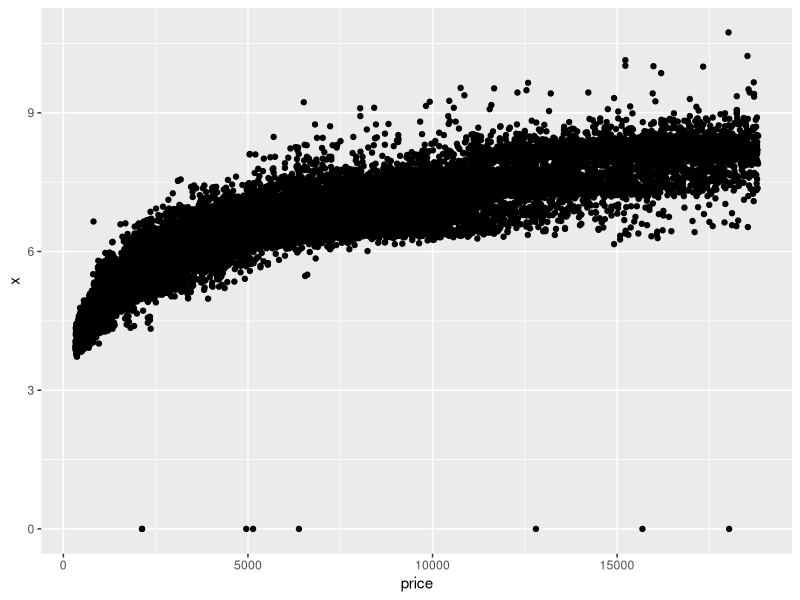
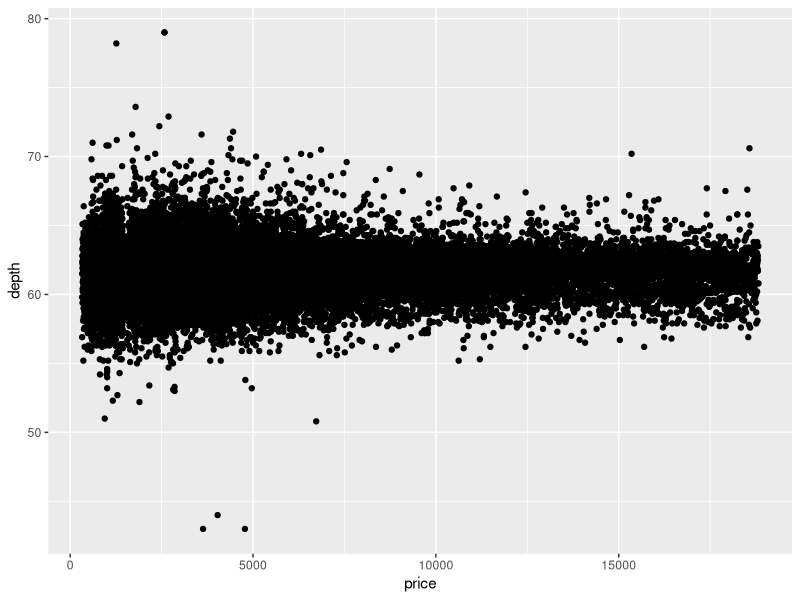
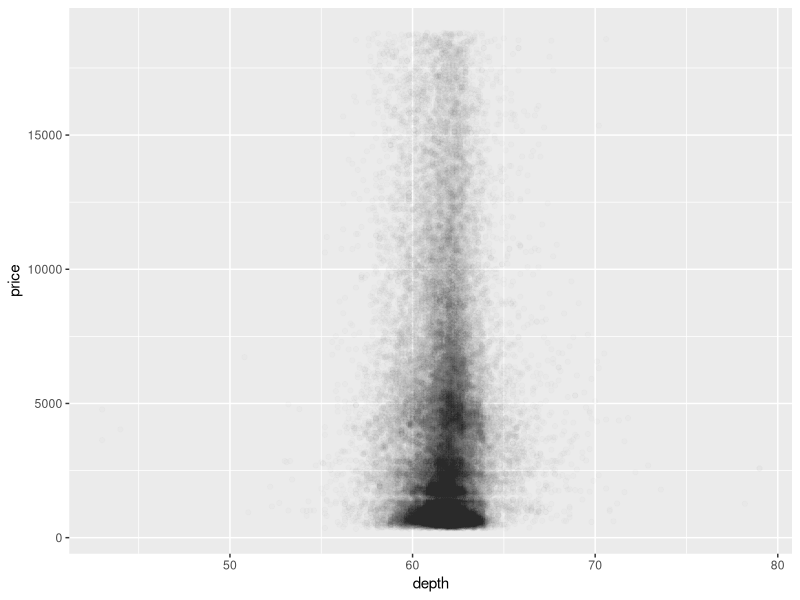
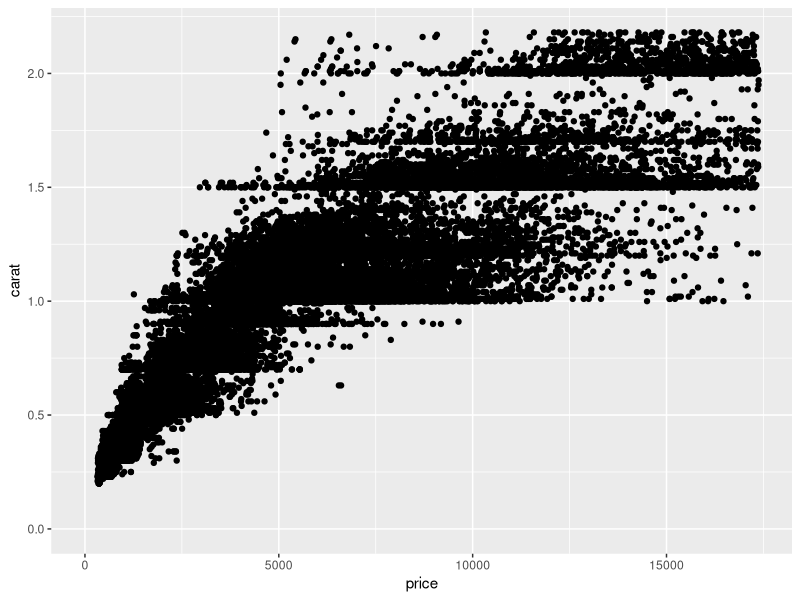
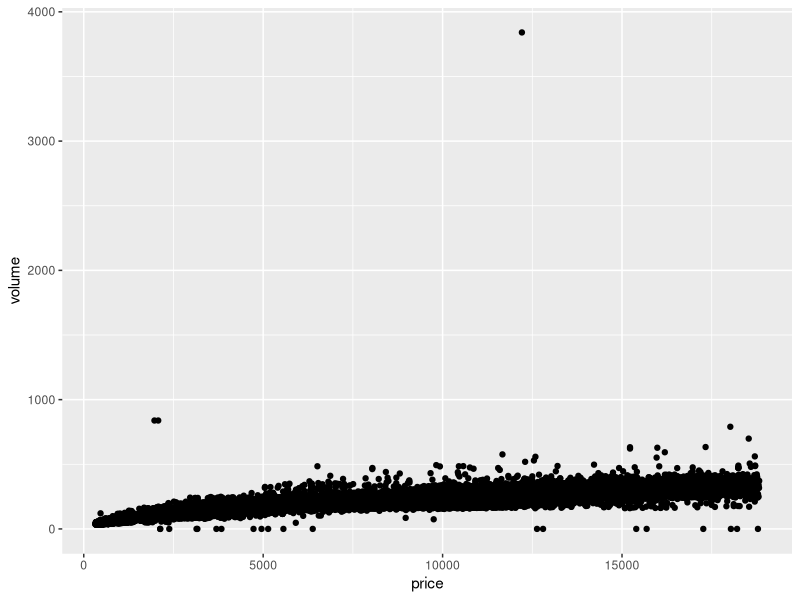
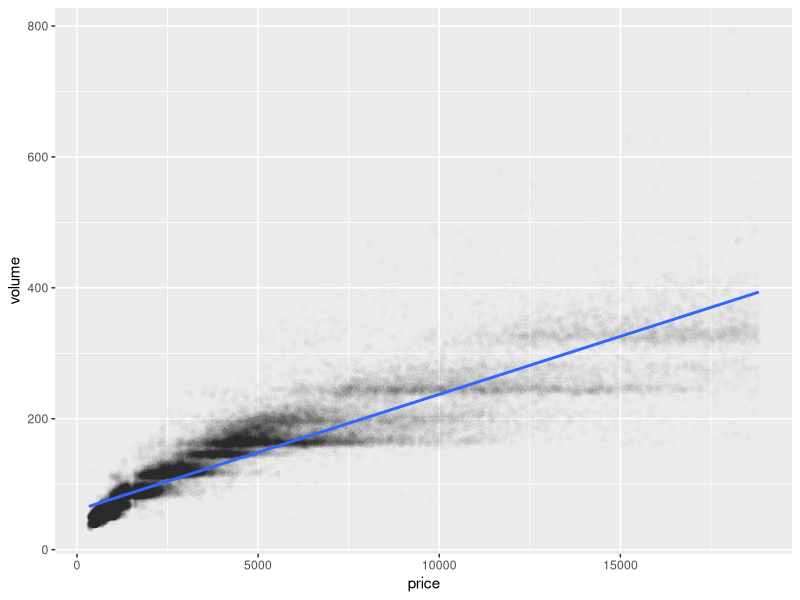
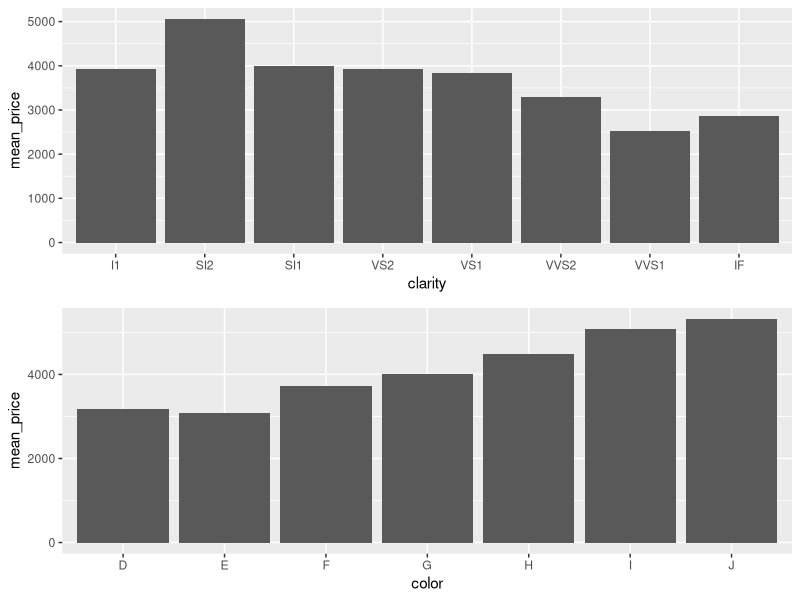

Recreate these plots in R, in order.
## ---- chunk 1
knitr::opts_chunk$set(echo = TRUE)
## ---- chunk 2
library(ggplot2)
ggplot(data = diamonds, aes(x=price, y=x)) +
  geom_point()

## ---- chunk 3
with(diamonds, cor.test(price,x))
with(diamonds, cor.test(price,y))
with(diamonds, cor.test(price,z))

## ---- chunk 4
qplot(data = diamonds,x = price,y = depth)

## ---- chunk 5
ggplot(data = diamonds, aes(x = depth, y = price)) + 
  geom_point(alpha = 1/100)
## ---- chunk 6
with(diamonds, cor.test(depth, price))
## ---- chunk 7
ggplot(data = diamonds, aes(x=price, y=carat)) +
  geom_point() + 
  xlim(0, quantile(diamonds$price, 0.99)) + 
  ylim(0, quantile(diamonds$carat, 0.99))
## ---- chunk 8
diamonds$volume <- diamonds$x * diamonds$y * diamonds$z
ggplot(data = diamonds, aes(x=price, y=volume)) +
  geom_point()
## ---- chunk 9
with(subset(diamonds, volume>0 & volume<=800), cor.test(price,volume))
## ---- chunk 10
ggplot(data = subset(diamonds, volume>0 & volume <=800), aes(x=price, y=volume)) +
  geom_point(alpha = 1/100) +
  geom_smooth(method = 'lm')

## ---- chunk 11
library(dplyr)
diamonds_group_by_clarity <- group_by(diamonds, clarity) 

diamondsByClarity <-  summarise(diamonds_group_by_clarity,
                           mean_price = mean(price),
                           median_price = median(price),
                           min_price = min(price),
                           max_price = max(price),
                           n = n())

diamondsByClarity <- arrange(diamondsByClarity, clarity)
## ---- chunk 12
data(diamonds)
library(dplyr)

#install.packages('gridExtra')


diamonds_by_clarity <- group_by(diamonds, clarity)
diamonds_mp_by_clarity <- summarise(diamonds_by_clarity, mean_price = mean(price))

diamonds_by_color <- group_by(diamonds, color)
diamonds_mp_by_color <- summarise(diamonds_by_color, mean_price = mean(price))


library(ggplot2)

p1 <- ggplot(data = diamonds_mp_by_clarity, aes(x = clarity, y = mean_price)) +
  geom_bar(stat = "identity")

p2 <- ggplot(data = diamonds_mp_by_color, aes(x = color, y = mean_price)) +
  geom_bar(stat = "identity")

library(gridExtra)
grid.arrange(p1, p2, ncol = 1)

